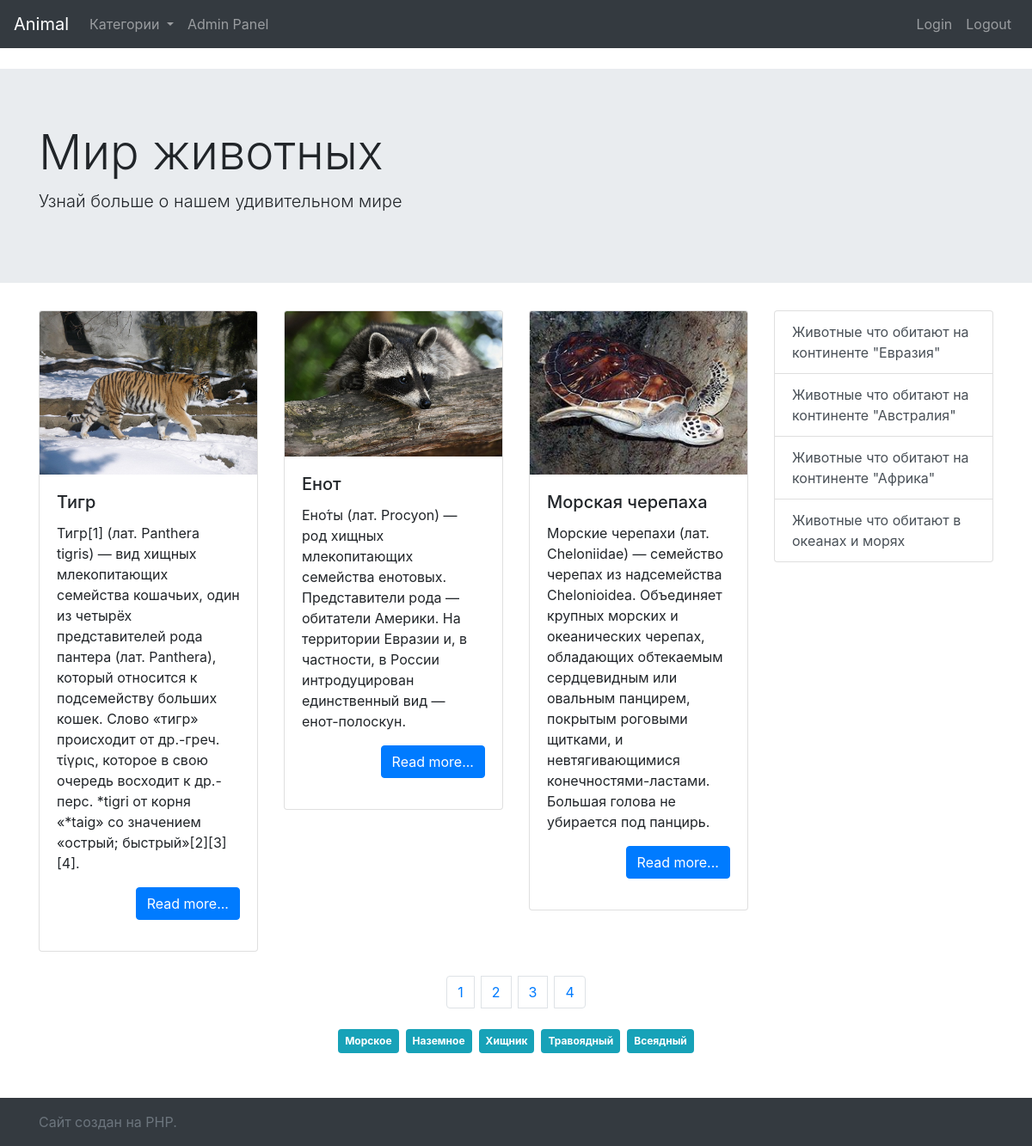
The page / on the database its author committed.
### tables this page shows
CREATE TABLE `info` (
  `id` int(11) NOT NULL,
  `title` varchar(255) NOT NULL,
  `category` int(11) NOT NULL,
  `descr_min` text NOT NULL,
  `description` text NOT NULL,
  `image` varchar(500) DEFAULT NULL
);

CREATE TABLE `category` (
  `id` int(11) NOT NULL,
  `category` varchar(250) NOT NULL,
  `slug` varchar(255) NOT NULL,
  `image` text NOT NULL,
  `description` text NOT NULL
);

### core/function.php (called while the page is built, shortened)
<?php
function selectMain($conn){
    $sql = "SELECT * FROM info ORDER BY id DESC LIMIT 3 OFFSET ".($offset*3);
    $result = mysqli_query($conn, $sql);
    $arr = array();
    if (mysqli_num_rows($result) > 0) {
    while($row = mysqli_fetch_assoc($result)) {
        $arr[] = $row;
        }
    }
    return $arr;
};
function paginationCount($conn){
    $sql = "SELECT * FROM info";
    $result = mysqli_query($conn, $sql);
    $row_cnt = mysqli_num_rows($result);
    return ceil($row_cnt/3);
}
function getAllTags($conn){
    $sql = "SELECT DISTINCT(tag) FROM tag";
    $result = mysqli_query($conn, $sql);
    $arr = array();
    if (mysqli_num_rows($result) > 0) {
    while($row = mysqli_fetch_assoc($result)) {
        $arr[] = $row['tag'];
        }
    }
    return $arr;
}
function getAllCatInfo($conn){
    $sql = "SELECT * FROM category";
    $result = mysqli_query($conn, $sql);
    $arr = array();
    if (mysqli_num_rows($result) > 0) {
        while($row = mysqli_fetch_assoc($result)) {
            $arr[] = $row;
        }
    }
    return $arr;
}

### main.php (the view, shortened to what this page needs)
<?php
    require_once ('template/header.php');
?>
<div class="jumbotron jumbotron-fluid">
    <div class="container">
        <h1 class="display-4">Мир животных</h1>
        <p class="lead">Узнай больше о нашем удивительном мире</p>
    </div>
</div>
<?php
    require_once "core/function.php";
    $conn = connect();
    $countPage = paginationCount($conn);
    $tag = getAllTags($conn);
    $data = selectMain($conn);
    $cat = getAllCatInfo($conn);
?>
<div class="container">
    <div class="row">
        <div class="col-lg-9">
            <div class="row">
                <?php
                    $out = "";
                    for($i =0; $i<count($data);$i++){
                        $out .= "<div class='col-lg-4 col-md-6'>";
                        $out .= "<div class='card'>";
                        $out .= "<img src='/images/{$data[$i]['image']}' class='card-img-top'>";
                        $out .= "<div class='card-body'>";
                        $out .= "<h5 class='card-title'>{$data[$i]['title']}</h5>";
                        $out .= "<p class='card-text'>{$data[$i]['descr_min']}</p>";
                        $out .= '<p class="text-right"><a href="/article/'.$data[$i]['id'].'" class="btn btn-primary">Read more...</a></p>';
                        $out .= "</div>";
                        $out .= "</div>";
                        $out .= "</div>";
                    }
                    echo $out;
                    ?>
            </div>
        </div>
        <div class="col-lg-3">
            <?php
                require_once ('template/nav.php');
            ?>
        </div>
    </div>
    <div class="container">
        <div class="row">
            <div class="col-lg-12">
                <nav class="mt-4">
                    <ul class="pagination d-flex justify-content-center">
                        <?php
                                for($i=0;$i<$countPage;$i++){
                                    echo "<li class='page-item m-1'><a class='page-link' href='/page/{$i}'>".($i+1)."</a></li>";
                                }
                            ?>
                    </ul>
                </nav>
            </div>
            <div class="col-lg-12 text-center">
                <?php
                        for($i=0;$i<count($tag);$i++){
                            echo "<a  class='badge badge-info p-2 m-1' href='/tag/{$tag[$i]}'>{$tag[$i]}</a>";
                        }
                    ?>
            </div>
        </div>
    </div>
</div>
<?php
    require_once ('template/footer.php');
?>

### index.php (shortened to what this page needs)
<?php
$route = $_GET['route'];
if ($route == '' || $route == '/') {
    require_once 'main.php';
}
?>

### template/header.php (shortened to what this page needs)
<!doctype html>
<html lang="en">
<head>
    <link rel="stylesheet" href="https://stackpath.bootstrapcdn.com/bootstrap/4.5.0/css/bootstrap.min.css"
>
    <link rel="stylesheet" href="css/style.css">
</head>
<body>
    <div class="wrap">
        <div class="content">
            <nav class="navbar navbar-expand-lg navbar-dark bg-dark mb-4">
                <a class="navbar-brand" href="/">Animal</a>
                <div class="collapse navbar-collapse" id="navbarSupportedContent">
                    <ul class="navbar-nav mr-auto">
                        <li class="nav-item dropdown">
                            <a class="nav-link dropdown-toggle" href="#" id="navbarDropdown" role="button"
                                data-toggle="dropdown" aria-haspopup="true" aria-expanded="false">
                                Категории
                            </a>
                        </li>
                        <li class="nav-item">
                            <a class="nav-link" href="/admin">Admin Panel</a>
                        </li>
                    </ul>
                    <ul class="navbar-nav">
                        <li class="nav-item">
                            <a class="nav-link" href="/login">Login</a>
                        </li>
                        <li class="nav-item">
                            <a class="nav-link" href="/logout">Logout</a>
                        </li>
                    </ul>
                </div>
            </nav>

### template/nav.php
<?php
    $out = "<div class='list-group'>";
    for($i = 0; $i<count($cat);$i++){
        $out .= '<a href="/cat/'.$cat[$i]['id'].'" class="list-group-item list-group-item-action">'.$cat[$i]['description'].'</a>';
    }
    $out .= "</div>";
    echo $out;
?>

### template/footer.php (shortened to what this page needs)
</div>
<footer class="footer navbar-dark bg-dark mt-5">
    <div class=" container pt-3 pb-3">
        <span class="text-muted">Сайт создан на PHP.</span>
    </div>
</footer>
</div>
</body>
</html>

### css/style.css (style rules this page uses)
html, body { height: 100%; }
.wrap { display: flex; flex-direction: column; height: 100%; }
.content { flex-grow: 1; flex-shrink: 0; flex-basis: auto; }
.footer { flex-grow: 0; flex-shrink: 0; flex-basis: auto; }

### rows shown on the page
info: image (picture), title "Тигр", descr_min "Тигр[1] (лат. Panthera tigris) — вид хищных млекопитающих семейства кошачьих, один из четырёх представителей рода пантера (лат. Panthera), который относится к подсемейству больших кошек. Слово «тигр» происходит от др.-греч. τίγρις, которое в свою очередь восходит к др.-перс. *tigri от корня «*taig» со значением «острый; быстрый»[2][3][4]."
info: image (picture), title "Енот", descr_min "Ено́ты (лат. Procyon) — род хищных млекопитающих семейства енотовых. Представители рода — обитатели Америки. На территории Евразии и, в частности, в России интродуцирован единственный вид — енот-полоскун."
info: image (picture), title "Морская черепаха", descr_min "Морские черепахи (лат. Cheloniidae) — семейство черепах из надсемейства Chelonioidea. Объединяет крупных морских и океанических черепах, обладающих обтекаемым сердцевидным или овальным панцирем, покрытым роговыми щитками, и невтягивающимися конечностями-ластами. Большая голова не убирается под панцирь."
category: description "Животные что обитают на континенте \"Евразия\""
category: description "Животные что обитают на континенте \"Австралия\""
category: description "Животные что обитают на континенте \"Африка\""
category: description "Животные что обитают в океанах и морях"

### other values the page prints
$tag[$i] "Морское"
$tag[$i] "Наземное"
$tag[$i] "Хищник"
$tag[$i] "Травоядный"
$tag[$i] "Всеядный"
